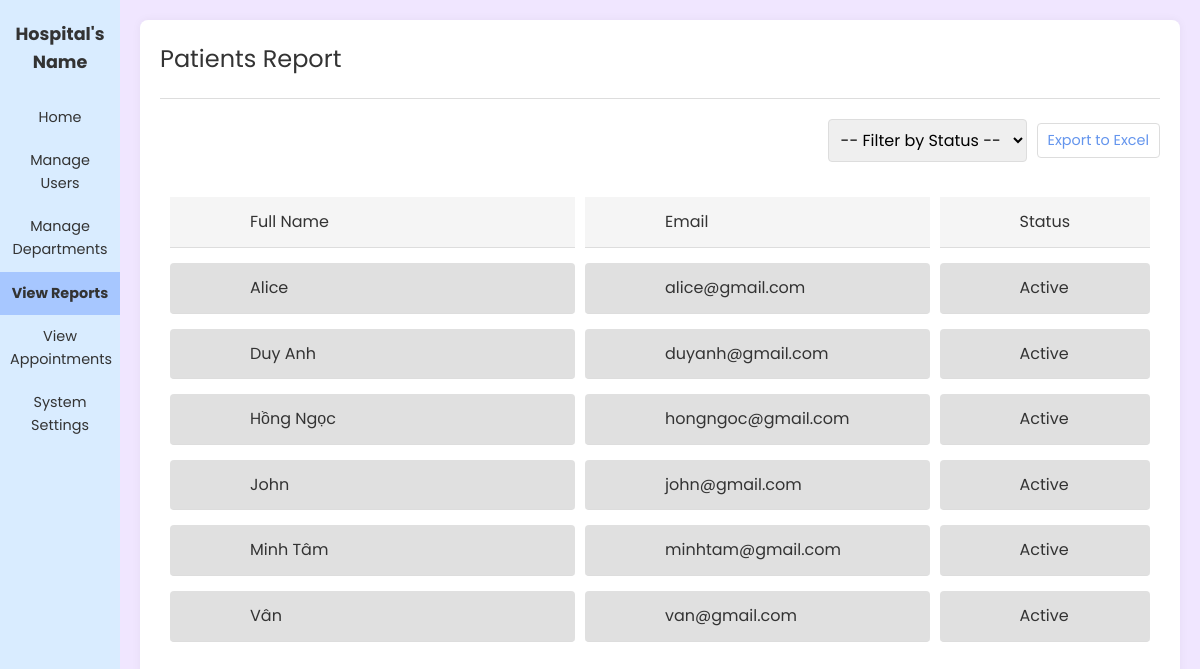
The app's page /final/patients_report.php with its own data.
### tables this page shows
CREATE TABLE `users` (
  `full_name` varchar(100) NOT NULL,
  `email` varchar(100) NOT NULL,
  `password` varchar(255) NOT NULL,
  `role` enum('admin','doctor','nurse','patient') NOT NULL,
  `created_date` date DEFAULT curdate(),
  `status` enum('active','inactive') DEFAULT 'active',
  `id` int(11) NOT NULL
);

### final/patients_report.php (the view, shortened to what this page needs)
<?php
include 'config.php';
$status_filter = isset($_GET['status']) ? $_GET['status'] : '';
$sql = "SELECT * FROM users WHERE role = 'patient'";
$sql .= " ORDER BY full_name ASC";
$result = $conn->query($sql);
?>
<!DOCTYPE html>
<html lang="en">
<head>
  <link rel="stylesheet" href="styles.css">
  <link rel="stylesheet" href="https://cdnjs.cloudflare.com/ajax/libs/font-awesome/6.4.0/css/all.min.css">
</head>
<body>
  <div class="container">
    <div class="sidebar" style = "width: 120px">
      <div class="site-title">Hospital's Name</div>
      <ul class="sidebar-menu">
        <li><a href="index.php">Home</a></li>
        <li><a href="manage_users.php">Manage Users</a></li>
        <li><a href="manage_departments.php">Manage Departments</a></li>
        <li class="active"><a href="view_reports.php">View Reports</a></li>
        <li><a href="view_appointments.php">View Appointments</a></li>
        <li><a href="system_settings.php">System Settings</a></li>
      </ul>
    </div>
    <main class="main-content">
      <div class="header">
        <h1>Patients Report</h1>
      </div>
      <div class="filters">
  <form method="get" style="display: flex; align-items: center; gap: 10px;">
    <select name="status" class="form-control" onchange="this.form.submit()">
      <option value="">-- Filter by Status --</option>
    </select>
    <a
      href="export_patients_excel.php<?= $status_filter ? '?status=' . urlencode($status_filter) : '' ?>"
      class="button"
      style="white-space: nowrap;"
    >
      Export to Excel
    </a>
  </form>
</div>
      <table>
        <thead>
          <tr>
            <th>Full Name</th>
            <th>Email</th>
            <th>Status</th>
          </tr>
        </thead>
        <tbody>
          <?php while ($row = $result->fetch_assoc()) { ?>
          <tr>
            <td class="placeholder-block"><?= htmlspecialchars($row['full_name']) ?></td>
            <td class="placeholder-block"><?= htmlspecialchars($row['email']) ?></td>
            <td class="placeholder-block"><?= ucfirst($row['status']) ?></td>
          </tr>
          <?php } ?>
        </tbody>
      </table>
    </main>
  </div>

### final/styles.css (style rules this page uses)
:root { --primary-color: #f0e6ff; --secondary-color: #d9ecff; --accent-color: #6495ed; --text-color: #333; --light-gray: #f5f5f5; --medium-gray: #e0e0e0; --border-color: #ddd; --sidebar-width: 200px; --header-height: 40px; }
* { margin: 0; padding: 0; box-sizing: border-box; font-family: "Poppins", Arial, sans-serif; }
body { background-color: var(--primary-color); color: var(--text-color); line-height: 1.6; }
a { text-decoration: none; color: var(--accent-color); }
button, .button { background-color: white; border: 1px solid var(--border-color); border-radius: 4px; padding: 5px 10px; cursor: pointer; font-size: 0.9rem; }
.container { display: flex; min-height: 100vh; }
.sidebar { width: var(--sidebar-width); background-color: var(--secondary-color); padding: 20px 0; min-height: 100vh; }
.sidebar-menu { list-style: none; }
.sidebar-menu li { padding: 10px; text-align: center; cursor: pointer; }
.sidebar-menu li.active { background-color: #a7c7ff; font-weight: bold; }
.sidebar-menu a { color: var(--text-color); display: block; font-size: 0.9rem; }
.main-content { flex: 1; background-color: white; padding: 20px; border-radius: 8px; margin: 20px; box-shadow: 0 0 10px rgba(0, 0, 0, 0.05); }
.header { display: flex; justify-content: space-between; align-items: center; padding-bottom: 20px; border-bottom: 1px solid var(--border-color); margin-bottom: 20px; }
.header h1 { font-size: 1.5rem; font-weight: normal; }
table { width: 100%; border-collapse: separate; border-spacing: 10px 15px; margin-top: 20px; }
th, td { padding: 12px 80px; text-align: left; border-bottom: 1px solid var(--border-color); }
td { background-color: white; }
th { font-weight: normal; color: var(--text-color); background-color: var(--light-gray); }
tr { margin-bottom: 15px; }
.form-control { width: 100%; padding: 8px; border: 1px solid var(--border-color); border-radius: 4px; font-size: 1rem; }
.filters { display: flex; justify-content: flex-end; gap: 10px; margin-bottom: 20px; }
.placeholder-block { background-color: var(--medium-gray); height: 20px; width: 100%; border-radius: 4px; }
.site-title { font-size: 1.1rem; font-weight: bold; text-align: center; margin-bottom: 20px; padding: 0 10px; color: var(--text-color); }

### records on screen
users: full_name "Alice", email "alice@gmail.com", status "Active"
users: full_name "Duy Anh", email "duyanh@gmail.com", status "Active"
users: full_name "Hồng Ngọc", email "hongngoc@gmail.com", status "Active"
users: full_name "John", email "john@gmail.com", status "Active"
users: full_name "Minh Tâm", email "minhtam@gmail.com", status "Active"
users: full_name "Vân", email "van@gmail.com", status "Active"
